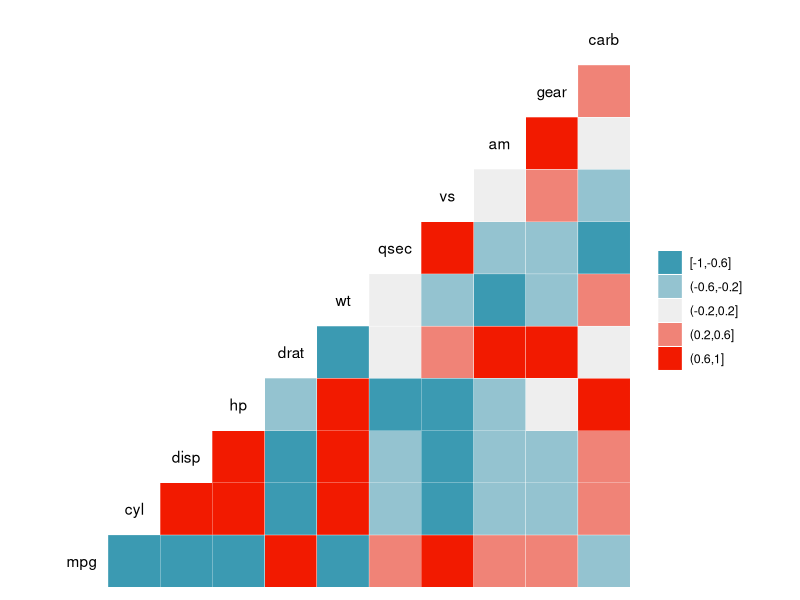
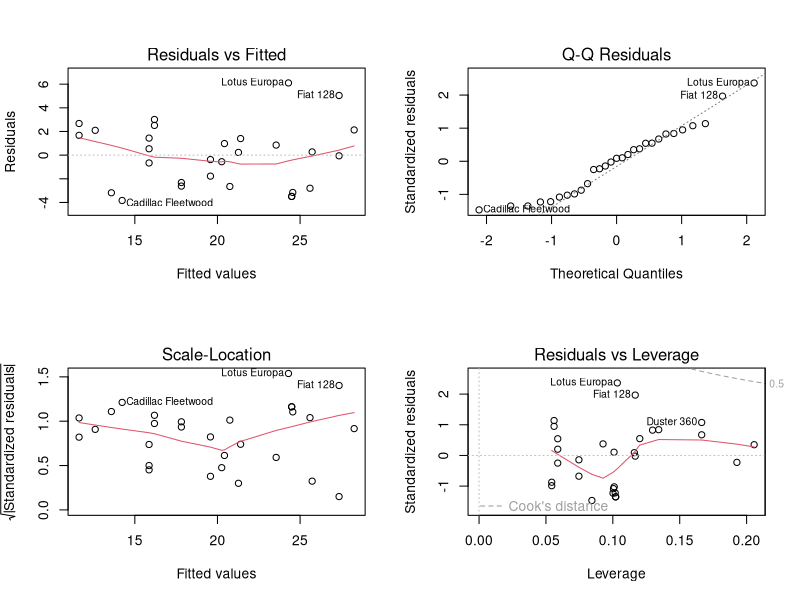
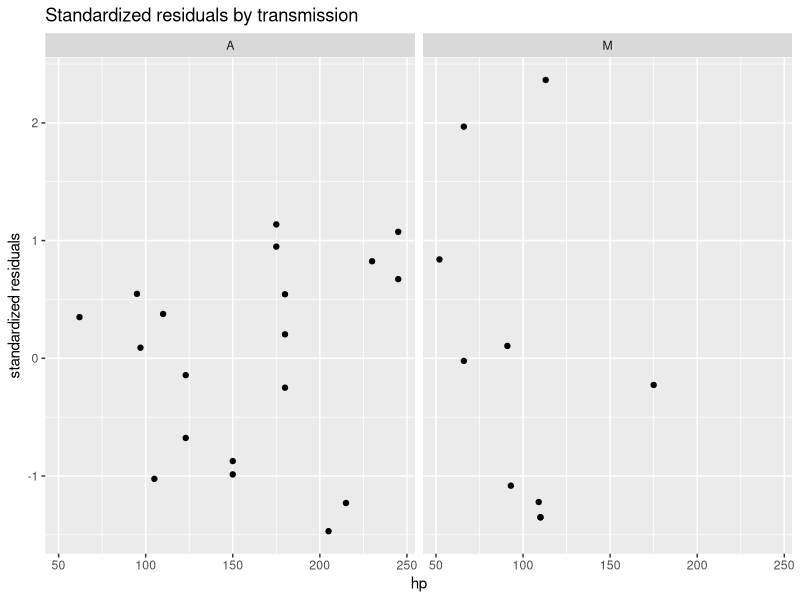
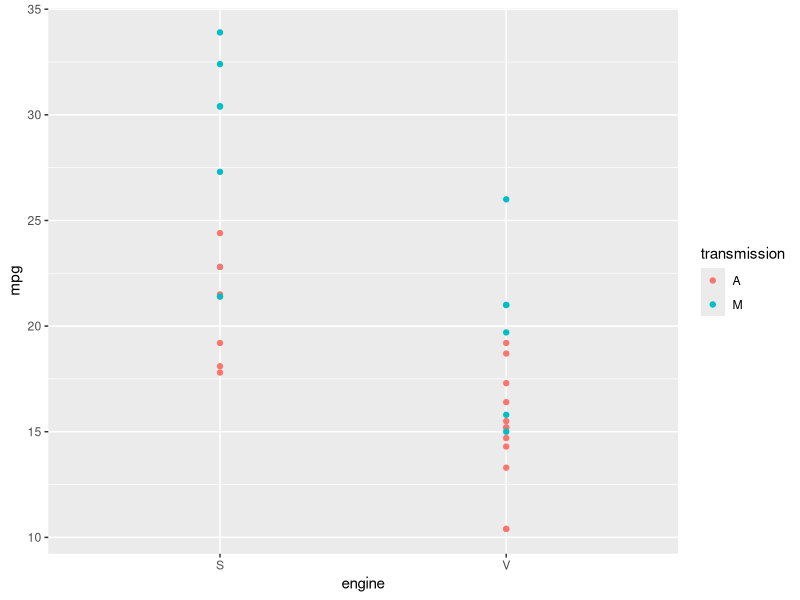
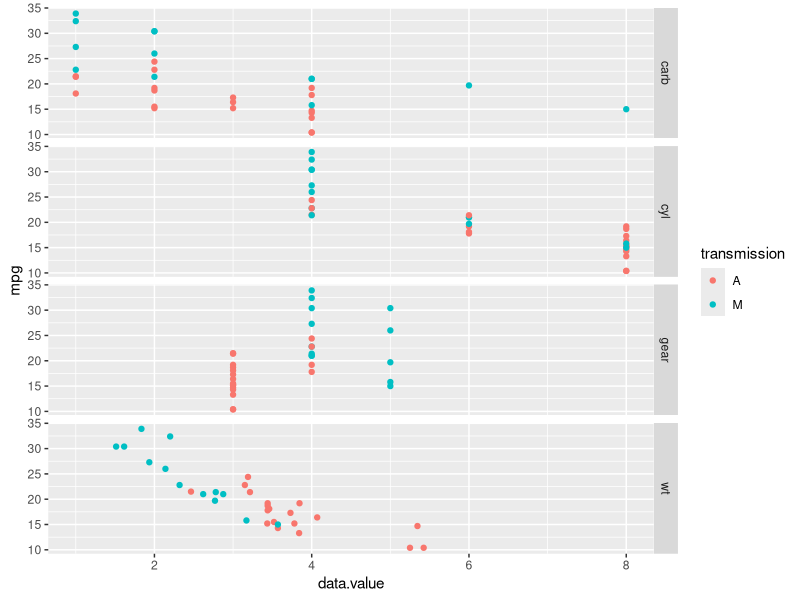
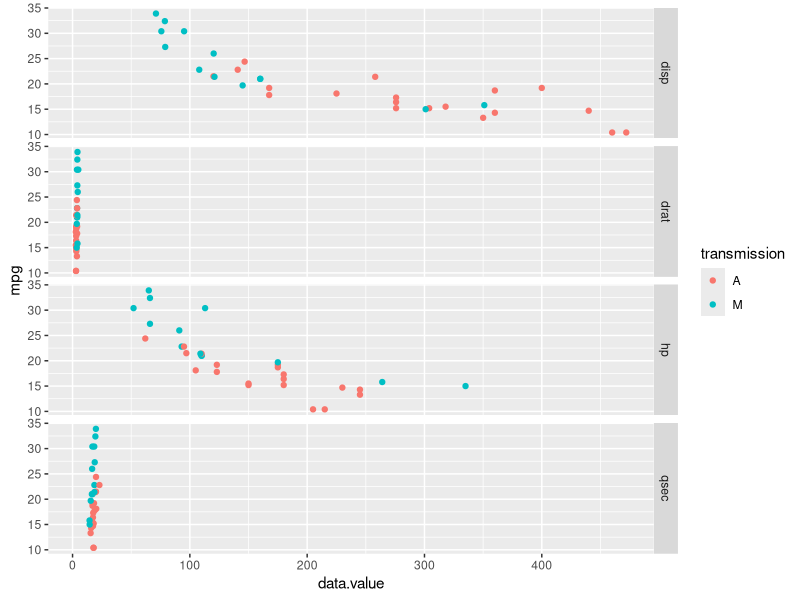
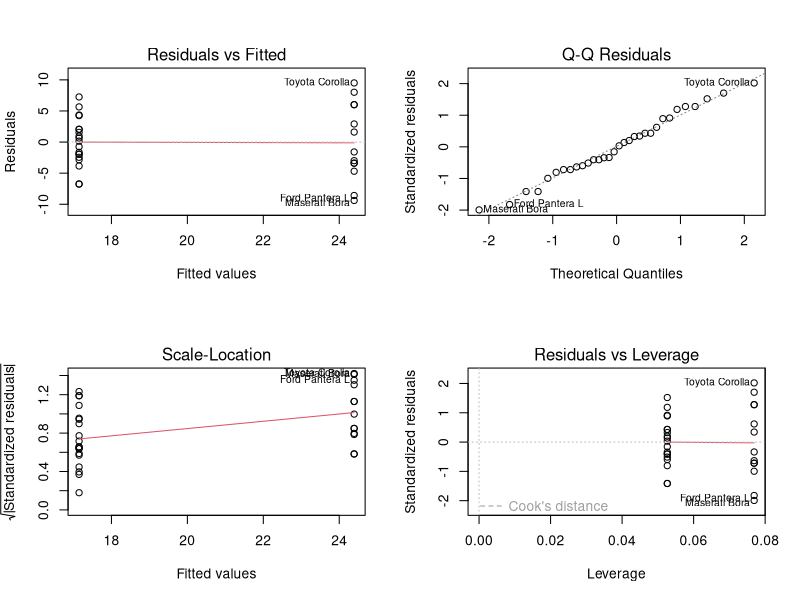
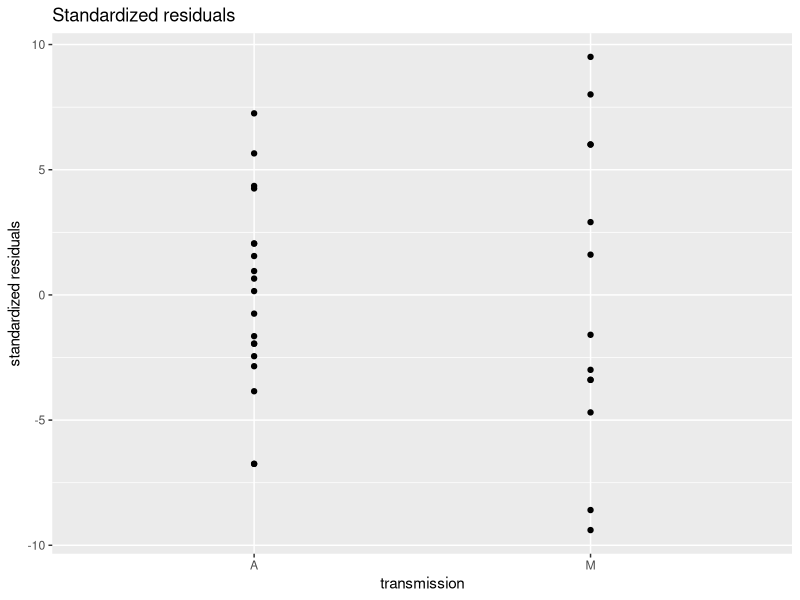

Reproduce these figures in R, in order.
## ---- chunk 1
knitr::opts_chunk$set(echo = FALSE, warning = FALSE, comment="", message=FALSE)
knitr::opts_chunk$set(include=TRUE)
library(dplyr)
library(ggplot2)
library(tidyr)
library(GGally)
par(mfrow=c(2,2))
## ---- chunk 2
str(mtcars)
sapply(mtcars, anyNA)
id <- 1:nrow(mtcars)
## ---- chunk 3
ggcorr(mtcars, nbreaks=5, label=FALSE)
## ---- chunk 4
carData <- mtcars %>% 
    mutate(engine = as.factor(if_else(vs == 0,'V','S'))) %>%
    mutate(transmission = as.factor(if_else(am == 0,'A','M'))) %>%
    select(-c(vs, am))
## ---- chunk 5
m0 <- lm(mpg ~ transmission , carData)
m0.coeff <- summary(m0)$coef
m0.coeff
## ---- chunk 6
m0.outl <- data.frame(id, standard.residual = rstandard(m0), effect = dfbetas(m0), change.fitted = dffits(m0))
m0.outl.v <- m0.outl$id[abs(m0.outl$standard.residual) > qnorm(0.972)]
m0.outl[m0.outl.v,]
## ---- chunk 7
m1 <- lm(mpg ~ transmission + hp , carData)
m1.coeff <- summary(m1)$coef
m1.coeff
## ---- chunk 8
m1.outl <- data.frame(id, standard.residual = rstandard(m1), effect = dfbetas(m1), change.fitted = dffits(m1), leverage = hatvalues(m1))
m1.mean.lev = mean(m1.outl$leverage)
m1.sd.lev = sd(m1.outl$leverage)
m1.outl.v <- m1.outl$id[abs(m1.outl$standard.residual) > qnorm(0.972) | (m1.outl$leverage - m1.mean.lev) / m1.sd.lev > qnorm(0.972)]
m1.outl[m1.outl.v,]
## ---- chunk 9
carData.m1 <- filter(carData, !(row_number() %in% m1.outl.v))
m1.v1 <- lm(mpg ~ transmission + hp , carData.m1)
m1.v1.coeff <- summary(m1.v1)$coef
m1.v1.coeff

## ---- chunk 10
par(mfrow=c(2,2))
plot(m1.v1)
## ---- chunk 11
ggplot(carData.m1, aes(x=hp, y=rstandard(m1.v1))) + 
    geom_point() + 
    ylab("standardized residuals") + 
    facet_grid(. ~ transmission) +
    ggtitle("Standardized residuals by transmission")
## ---- chunk 12
m1.v1.shap <-shapiro.test(rstandard(m1.v1))
m1.v1.shap
## ---- chunk 13
s <- summary(m1.v1)
hp.max <- round((s$coeff[1,1] + s$coeff[2,1]) / (-1 * s$coeff[3,1]),1)
s
## ---- chunk 14
carData.factor <- select(carData, c(mpg, transmission, engine))
carData.int <- select(carData, c(mpg, transmission, cyl, gear, carb, wt)) %>%
    gather(key="data.name", value="data.value", -c(mpg, transmission))
carData.count <- select(carData, c(mpg, transmission, disp, hp, drat, qsec)) %>%
    gather(key="data.name", value="data.value", -c(mpg, transmission))
    
## ---- chunk 15
ggplot(carData.factor, aes(y=mpg)) +
    geom_point(aes(x=engine, color=transmission))
## ---- chunk 16
ggplot(carData.int, aes(y=mpg)) +
    geom_point(aes(x=data.value, color=transmission)) +
    facet_grid(data.name ~ .)
ggplot(carData.count, aes(y=mpg)) +
    geom_point(aes(x=data.value, color=transmission)) +
    facet_grid(data.name ~ .)

## ---- chunk 17
par(mfrow=c(2,2))
plot(m0)
## ---- chunk 18
ggplot(carData, aes(x=transmission, y=resid(m0))) + 
    geom_point() + 
    ylab("standardized residuals") +
    ggtitle("Standardized residuals")
## ---- chunk 19
par(mfrow=c(2,2))
plot(m1)
## ---- chunk 20
ggplot(carData, aes(x=hp, y=rstandard(m1))) + 
    geom_point() + 
    ylab("standardized residuals") + 
    facet_grid(. ~ transmission) +
    ggtitle("Standardized residuals by transmission")
